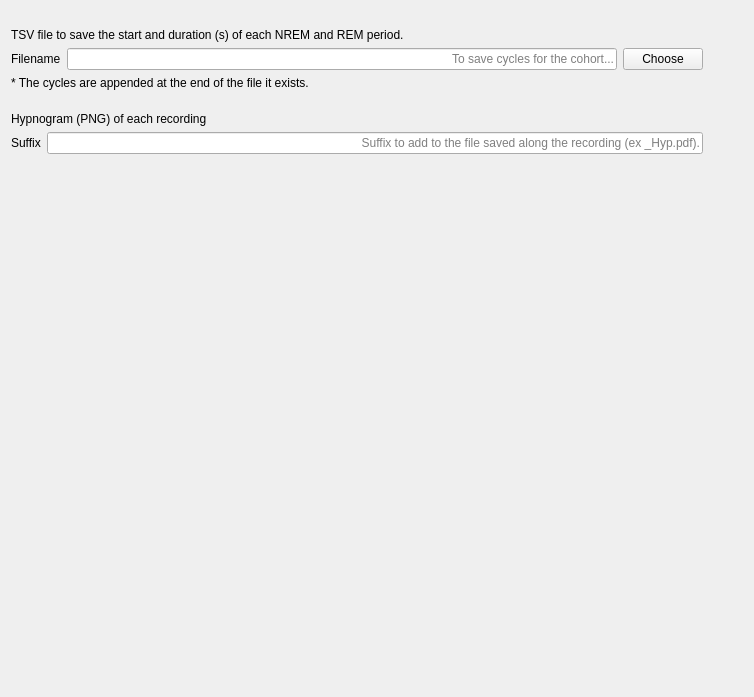
<?xml version="1.0" encoding="UTF-8"?>
<ui version="4.0">
 <class>OutputFileStep</class>
 <widget class="QWidget" name="OutputFileStep">
  <property name="geometry">
   <rect>
    <x>0</x>
    <y>0</y>
    <width>754</width>
    <height>697</height>
   </rect>
  </property>
  <property name="windowTitle">
   <string/>
  </property>
  <property name="styleSheet">
   <string>font: 12pt &quot;Roboto&quot;;</string>
  </property>
  <layout class="QVBoxLayout" name="verticalLayout">
   <item>
    <spacer name="verticalSpacer_3">
     <property name="orientation">
      <enum>Qt::Vertical</enum>
     </property>
     <property name="sizeHint" stdset="0">
      <size>
       <width>20</width>
       <height>40</height>
      </size>
     </property>
    </spacer>
   </item>
   <item>
    <widget class="QLabel" name="label_2">
     <property name="text">
      <string>TSV file to save the start and duration (s) of each NREM and REM period.</string>
     </property>
    </widget>
   </item>
   <item>
    <layout class="QHBoxLayout" name="horizontalLayout">
     <item>
      <widget class="QLabel" name="label">
       <property name="text">
        <string>Filename</string>
       </property>
      </widget>
     </item>
     <item>
      <widget class="QLineEdit" name="tsv_file_lineEdit">
       <property name="text">
        <string/>
       </property>
       <property name="alignment">
        <set>Qt::AlignRight|Qt::AlignTrailing|Qt::AlignVCenter</set>
       </property>
       <property name="placeholderText">
        <string>To save cycles for the cohort...</string>
       </property>
      </widget>
     </item>
     <item>
      <widget class="QPushButton" name="choose_pushButton">
       <property name="text">
        <string>Choose</string>
       </property>
      </widget>
     </item>
     <item>
      <spacer name="horizontalSpacer">
       <property name="orientation">
        <enum>Qt::Horizontal</enum>
       </property>
       <property name="sizeType">
        <enum>QSizePolicy::Fixed</enum>
       </property>
       <property name="sizeHint" stdset="0">
        <size>
         <width>40</width>
         <height>20</height>
        </size>
       </property>
      </spacer>
     </item>
    </layout>
   </item>
   <item>
    <widget class="QLabel" name="label_5">
     <property name="text">
      <string>* The cycles are appended at the end of the file it exists. </string>
     </property>
    </widget>
   </item>
   <item>
    <spacer name="verticalSpacer_2">
     <property name="orientation">
      <enum>Qt::Vertical</enum>
     </property>
     <property name="sizeHint" stdset="0">
      <size>
       <width>20</width>
       <height>40</height>
      </size>
     </property>
    </spacer>
   </item>
   <item>
    <widget class="QLabel" name="label_3">
     <property name="text">
      <string>Hypnogram (PNG) of each recording</string>
     </property>
    </widget>
   </item>
   <item>
    <layout class="QHBoxLayout" name="horizontalLayout_2">
     <item>
      <widget class="QLabel" name="label_4">
       <property name="text">
        <string>Suffix</string>
       </property>
      </widget>
     </item>
     <item>
      <widget class="QLineEdit" name="Hyp_suffix_lineEdit">
       <property name="alignment">
        <set>Qt::AlignRight|Qt::AlignTrailing|Qt::AlignVCenter</set>
       </property>
       <property name="placeholderText">
        <string>Suffix to add to the file saved along the recording (ex _Hyp.pdf).</string>
       </property>
      </widget>
     </item>
     <item>
      <spacer name="horizontalSpacer_2">
       <property name="orientation">
        <enum>Qt::Horizontal</enum>
       </property>
       <property name="sizeType">
        <enum>QSizePolicy::Fixed</enum>
       </property>
       <property name="sizeHint" stdset="0">
        <size>
         <width>40</width>
         <height>20</height>
        </size>
       </property>
      </spacer>
     </item>
    </layout>
   </item>
   <item>
    <spacer name="verticalSpacer">
     <property name="orientation">
      <enum>Qt::Vertical</enum>
     </property>
     <property name="sizeHint" stdset="0">
      <size>
       <width>20</width>
       <height>555</height>
      </size>
     </property>
    </spacer>
   </item>
  </layout>
 </widget>
 <resources>
  <include location="../../../../../scinodes_poc/src/main/python/ui/themes/themes.qrc"/>
 </resources>
 <connections>
  <connection>
   <sender>choose_pushButton</sender>
   <signal>clicked()</signal>
   <receiver>OutputFileStep</receiver>
   <slot>choose_slot1()</slot>
   <hints>
    <hint type="sourcelabel">
     <x>632</x>
     <y>64</y>
    </hint>
    <hint type="destinationlabel">
     <x>421</x>
     <y>348</y>
    </hint>
   </hints>
  </connection>
 </connections>
 <slots>
  <slot>choose_slot1()</slot>
 </slots>
</ui>
